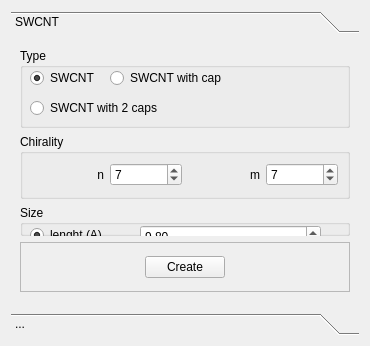
          <widget class="QWidget" name="tab_5">
           <attribute name="title">
            <string>Create</string>
           </attribute>
           <layout class="QVBoxLayout" name="verticalLayout_17">
            <item>
             <widget class="QToolBox" name="toolBox">
              <property name="currentIndex">
               <number>0</number>
              </property>
              <widget class="QWidget" name="page_21">
               <property name="geometry">
                <rect>
                 <x>0</x>
                 <y>0</y>
                 <width>165</width>
                 <height>271</height>
                </rect>
               </property>
               <attribute name="label">
                <string>SWCNT</string>
               </attribute>
               <layout class="QVBoxLayout" name="verticalLayout_24">
                <item>
                 <widget class="QGroupBox" name="groupBox_3">
                  <property name="minimumSize">
                   <size>
                    <width>0</width>
                    <height>80</height>
                   </size>
                  </property>
                  <property name="maximumSize">
                   <size>
                    <width>16777215</width>
                    <height>80</height>
                   </size>
                  </property>
                  <property name="title">
                   <string>Type</string>
                  </property>
                  <widget class="QRadioButton" name="FormActionsPreRadioSWNT">
                   <property name="geometry">
                    <rect>
                     <x>10</x>
                     <y>20</y>
                     <width>95</width>
                     <height>20</height>
                    </rect>
                   </property>
                   <property name="text">
                    <string>SWCNT</string>
                   </property>
                   <property name="checked">
                    <bool>true</bool>
                   </property>
                  </widget>
                  <widget class="QRadioButton" name="FormActionsPreRadioSWNTcap">
                   <property name="geometry">
                    <rect>
                     <x>90</x>
                     <y>20</y>
                     <width>131</width>
                     <height>20</height>
                    </rect>
                   </property>
                   <property name="text">
                    <string>SWCNT with cap</string>
                   </property>
                  </widget>
                  <widget class="QRadioButton" name="FormActionsPreRadioSWNTcap_2">
                   <property name="geometry">
                    <rect>
                     <x>10</x>
                     <y>50</y>
                     <width>161</width>
                     <height>20</height>
                    </rect>
                   </property>
                   <property name="text">
                    <string>SWCNT with 2 caps</string>
                   </property>
                  </widget>
                 </widget>
                </item>
                <item>
                 <widget class="QGroupBox" name="groupBox_8">
                  <property name="minimumSize">
                   <size>
                    <width>0</width>
                    <height>65</height>
                   </size>
                  </property>
                  <property name="maximumSize">
                   <size>
                    <width>16777215</width>
                    <height>65</height>
                   </size>
                  </property>
                  <property name="title">
                   <string>Chirality</string>
                  </property>
                  <layout class="QHBoxLayout" name="horizontalLayout_30">
                   <item>
                    <widget class="QLabel" name="label_9">
                     <property name="text">
                      <string>n</string>
                     </property>
                     <property name="alignment">
                      <set>Qt::AlignRight|Qt::AlignTrailing|Qt::AlignVCenter</set>
                     </property>
                    </widget>
                   </item>
                   <item>
                    <widget class="QSpinBox" name="FormActionsPreLineSWNTn">
                     <property name="value">
                      <number>7</number>
                     </property>
                    </widget>
                   </item>
                   <item>
                    <widget class="QLabel" name="label_23">
                     <property name="text">
                      <string>m</string>
                     </property>
                     <property name="alignment">
                      <set>Qt::AlignRight|Qt::AlignTrailing|Qt::AlignVCenter</set>
                     </property>
                    </widget>
                   </item>
                   <item>
                    <widget class="QSpinBox" name="FormActionsPreLineSWNTm">
                     <property name="value">
                      <number>7</number>
                     </property>
                    </widget>
                   </item>
                  </layout>
                 </widget>
                </item>
                <item>
                 <widget class="QGroupBox" name="groupBox_2">
                  <property name="maximumSize">
                   <size>
                    <width>16777215</width>
                    <height>100</height>
                   </size>
                  </property>
                  <property name="title">
                   <string>Size</string>
                  </property>
                  <widget class="QRadioButton" name="FormActionsPreRadioSWNTuselen">
                   <property name="geometry">
                    <rect>
                     <x>10</x>
                     <y>20</y>
                     <width>95</width>
                     <height>20</height>
                    </rect>
                   </property>
                   <property name="text">
                    <string>lenght (A)</string>
                   </property>
                   <property name="checked">
                    <bool>true</bool>
                   </property>
                  </widget>
                  <widget class="QRadioButton" name="radioButton_2">
                   <property name="geometry">
                    <rect>
                     <x>10</x>
                     <y>60</y>
                     <width>95</width>
                     <height>20</height>
                    </rect>
                   </property>
                   <property name="text">
                    <string>cells</string>
                   </property>
                  </widget>
                  <widget class="QDoubleSpinBox" name="FormActionsPreLineSWNTlen">
                   <property name="geometry">
                    <rect>
                     <x>120</x>
                     <y>20</y>
                     <width>181</width>
                     <height>24</height>
                    </rect>
                   </property>
                   <property name="minimumSize">
                    <size>
                     <width>0</width>
                     <height>24</height>
                    </size>
                   </property>
                   <property name="maximumSize">
                    <size>
                     <width>16777215</width>
                     <height>24</height>
                    </size>
                   </property>
                   <property name="singleStep">
                    <double>0.500000000000000</double>
                   </property>
                   <property name="value">
                    <double>9.800000000000001</double>
                   </property>
                  </widget>
                  <widget class="QSpinBox" name="FormActionsPreLineSWNTcells">
                   <property name="geometry">
                    <rect>
                     <x>120</x>
                     <y>60</y>
                     <width>181</width>
                     <height>24</height>
                    </rect>
                   </property>
                   <property name="minimumSize">
                    <size>
                     <width>0</width>
                     <height>24</height>
                    </size>
                   </property>
                   <property name="maximumSize">
                    <size>
                     <width>16777215</width>
                     <height>24</height>
                    </size>
                   </property>
                   <property name="value">
                    <number>1</number>
                   </property>
                  </widget>
                 </widget>
                </item>
                <item>
                 <widget class="QFrame" name="frame_23">
                  <property name="minimumSize">
                   <size>
                    <width>0</width>
                    <height>50</height>
                   </size>
                  </property>
                  <property name="maximumSize">
                   <size>
                    <width>16777215</width>
                    <height>50</height>
                   </size>
                  </property>
                  <property name="frameShape">
                   <enum>QFrame::StyledPanel</enum>
                  </property>
                  <property name="frameShadow">
                   <enum>QFrame::Raised</enum>
                  </property>
                  <layout class="QHBoxLayout" name="horizontalLayout_13">
                   <item>
                    <spacer name="horizontalSpacer_15">
                     <property name="orientation">
                      <enum>Qt::Horizontal</enum>
                     </property>
                     <property name="sizeHint" stdset="0">
                      <size>
                       <width>115</width>
                       <height>17</height>
                      </size>
                     </property>
                    </spacer>
                   </item>
                   <item>
                    <widget class="QPushButton" name="FormActionsPreButSWNTGenerate">
                     <property name="text">
                      <string>Create</string>
                     </property>
                    </widget>
                   </item>
                   <item>
                    <spacer name="horizontalSpacer_16">
                     <property name="orientation">
                      <enum>Qt::Horizontal</enum>
                     </property>
                     <property name="sizeHint" stdset="0">
                      <size>
                       <width>115</width>
                       <height>17</height>
                      </size>
                     </property>
                    </spacer>
                   </item>
                  </layout>
                 </widget>
                </item>
                <item>
                 <widget class="QFrame" name="frame_24">
                  <property name="frameShape">
                   <enum>QFrame::StyledPanel</enum>
                  </property>
                  <property name="frameShadow">
                   <enum>QFrame::Raised</enum>
                  </property>
                 </widget>
                </item>
               </layout>
              </widget>
              <widget class="QWidget" name="page_22">
               <property name="geometry">
                <rect>
                 <x>0</x>
                 <y>0</y>
                 <width>98</width>
                 <height>28</height>
                </rect>
               </property>
               <attribute name="label">
                <string>...</string>
               </attribute>
              </widget>
             </widget>
            </item>
           </layout>
          </widget>
